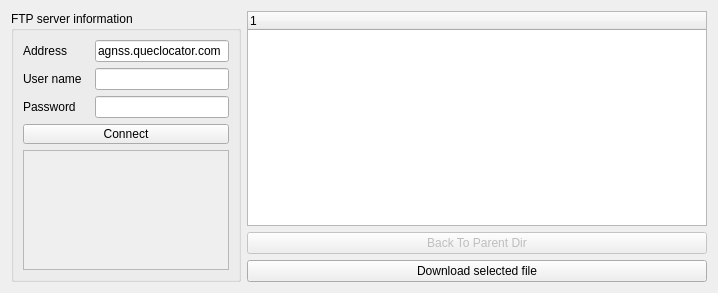
<?xml version="1.0" encoding="UTF-8"?>
<ui version="4.0">
 <class>FTP_Client</class>
 <widget class="QWidget" name="FTP_Client">
  <property name="geometry">
   <rect>
    <x>0</x>
    <y>0</y>
    <width>718</width>
    <height>293</height>
   </rect>
  </property>
  <property name="windowTitle">
   <string>Form</string>
  </property>
  <layout class="QGridLayout" name="gridLayout" columnstretch="1,2">
   <item row="0" column="0" rowspan="3">
    <widget class="QGroupBox" name="groupBox_3">
     <property name="font">
      <font>
       <family>Arial</family>
       <weight>50</weight>
       <bold>false</bold>
      </font>
     </property>
     <property name="title">
      <string>FTP server information</string>
     </property>
     <layout class="QGridLayout" name="gridLayout_3">
      <item row="0" column="0">
       <widget class="QLabel" name="ftpServerLabel_3">
        <property name="font">
         <font>
          <family>Arial</family>
          <weight>50</weight>
          <bold>false</bold>
         </font>
        </property>
        <property name="text">
         <string>Address</string>
        </property>
       </widget>
      </item>
      <item row="0" column="1" colspan="2">
       <widget class="QLineEdit" name="ftpServerLineEdit">
        <property name="font">
         <font>
          <family>Arial</family>
          <weight>50</weight>
          <bold>false</bold>
         </font>
        </property>
        <property name="text">
         <string>agnss.queclocator.com</string>
        </property>
       </widget>
      </item>
      <item row="1" column="0">
       <widget class="QLabel" name="ftpServerLabel_2">
        <property name="font">
         <font>
          <family>Arial</family>
          <weight>50</weight>
          <bold>false</bold>
         </font>
        </property>
        <property name="text">
         <string>User name</string>
        </property>
       </widget>
      </item>
      <item row="1" column="1" colspan="2">
       <widget class="QLineEdit" name="edtUser">
        <property name="font">
         <font>
          <family>Arial</family>
          <weight>50</weight>
          <bold>false</bold>
         </font>
        </property>
        <property name="text">
         <string/>
        </property>
       </widget>
      </item>
      <item row="2" column="0">
       <widget class="QLabel" name="ftpServerLabel_4">
        <property name="font">
         <font>
          <family>Arial</family>
          <weight>50</weight>
          <bold>false</bold>
         </font>
        </property>
        <property name="text">
         <string>Password</string>
        </property>
       </widget>
      </item>
      <item row="2" column="1" colspan="2">
       <widget class="QLineEdit" name="edtPassword">
        <property name="font">
         <font>
          <family>Arial</family>
          <weight>50</weight>
          <bold>false</bold>
         </font>
        </property>
        <property name="inputMethodHints">
         <set>Qt::ImhHiddenText|Qt::ImhNoAutoUppercase|Qt::ImhNoPredictiveText|Qt::ImhSensitiveData</set>
        </property>
        <property name="text">
         <string/>
        </property>
        <property name="echoMode">
         <enum>QLineEdit::Password</enum>
        </property>
       </widget>
      </item>
      <item row="4" column="0" colspan="3">
       <widget class="QPlainTextEdit" name="status_plainTextEdit">
        <property name="enabled">
         <bool>false</bool>
        </property>
        <property name="font">
         <font>
          <family>Arial</family>
          <weight>50</weight>
          <bold>false</bold>
         </font>
        </property>
       </widget>
      </item>
      <item row="3" column="0" colspan="3">
       <widget class="QPushButton" name="connectButton">
        <property name="minimumSize">
         <size>
          <width>0</width>
          <height>20</height>
         </size>
        </property>
        <property name="font">
         <font>
          <family>Arial</family>
          <weight>50</weight>
          <bold>false</bold>
         </font>
        </property>
        <property name="text">
         <string>Connect</string>
        </property>
       </widget>
      </item>
     </layout>
    </widget>
   </item>
   <item row="0" column="1">
    <widget class="QTreeWidget" name="fileList">
     <property name="minimumSize">
      <size>
       <width>100</width>
       <height>20</height>
      </size>
     </property>
     <property name="font">
      <font>
       <family>Arial</family>
       <weight>50</weight>
       <bold>false</bold>
      </font>
     </property>
     <property name="frameShape">
      <enum>QFrame::StyledPanel</enum>
     </property>
     <property name="frameShadow">
      <enum>QFrame::Raised</enum>
     </property>
     <property name="lineWidth">
      <number>2</number>
     </property>
     <property name="sizeAdjustPolicy">
      <enum>QAbstractScrollArea::AdjustToContentsOnFirstShow</enum>
     </property>
     <column>
      <property name="text">
       <string notr="true">1</string>
      </property>
     </column>
    </widget>
   </item>
   <item row="1" column="1">
    <widget class="QPushButton" name="cdToParentButton">
     <property name="enabled">
      <bool>false</bool>
     </property>
     <property name="font">
      <font>
       <family>Arial</family>
       <weight>50</weight>
       <bold>false</bold>
      </font>
     </property>
     <property name="styleSheet">
      <string notr="true"/>
     </property>
     <property name="text">
      <string>Back To Parent Dir</string>
     </property>
    </widget>
   </item>
   <item row="2" column="1">
    <widget class="QPushButton" name="downloadButton">
     <property name="minimumSize">
      <size>
       <width>0</width>
       <height>20</height>
      </size>
     </property>
     <property name="font">
      <font>
       <family>Arial</family>
       <weight>50</weight>
       <bold>false</bold>
      </font>
     </property>
     <property name="text">
      <string>Download selected file</string>
     </property>
    </widget>
   </item>
  </layout>
 </widget>
 <resources/>
 <connections/>
</ui>
